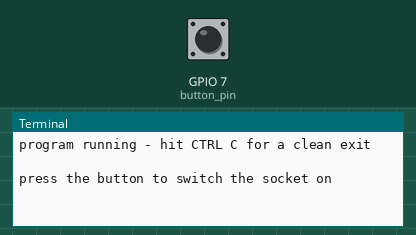
Bench run of a program on a simulated Raspberry Pi (BCM pin numbers). Shown: the last lines printed to the terminal. Inputs (shaded band) come from the test bench; at power-on: GPIO 7 (button_pin) HIGH.

Above: at 1.6 s.
1.7 s: GPIO 7 (button_pin) pulled LOW for 0.15 s
At 3.3 s:
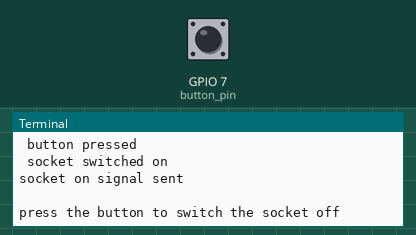
3.6 s: GPIO 7 (button_pin) pulled LOW for 1 s
At 3.87 s:
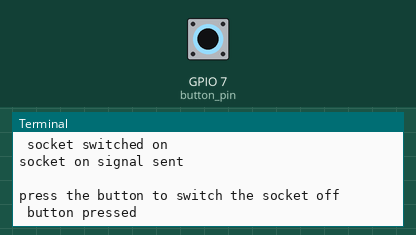

The program:

switch_socket02.py
```python
#!/usr/bin/python
# RPi PCB RF comms test routine
# file name: switch_socke02t.py   (identical code as used with the STX882 - but maintained separately so that they could diverge)
# simple 'raw' OOK code send with FS1000A tranmission board to an Energenie green button socket
#
# command to run: python3 ./RPi_maker_PCB5/RF_communication/C218D001C+FS1000A_comms/switch_socket02.py
## edit the command above to change pi to your userId and to adjust
## the file path depending upon where you have stored this file

#+-+-+-+-+-+-+-+-+-+-+-+-+-+-+-+-+-+-+-+-+-+-+-+-+-+-+-+-+-+-+-+-+-+-+-+-+-+-+-+-+-+-+-+
#  basic buzzer functions
#  only does something if the 'installed' parameter is 'yes'
#  and assumes the buzzer pin is already set as an OUTPUT
#+-+-+-+-+-+-+-+-+-+-+-+-+-+-+-+-+-+-+-+-+-+-+-+-+-+-+-+-+-+-+-+-+-+-+-+-+-+-+-+-+-+-+-+

def buzz(frequency, length):	 #function "buzz" is fed the pitch (frequency) and duration (length in seconds)
    # allow for a 'silent' duration
    if(frequency==0):
        time.sleep(length)
        return
    period = 1.0 / frequency 		     #in physics, the period (sec/cyc) is the inverse of the frequency (cyc/sec)
    delayValue = period / 2		         #calcuate the time for half of the wave
    numCycles = int(length * frequency)	 #the number of waves to produce is the duration times the frequency

    for i in range(numCycles):		   #start a loop from 0 to the variable "cycles" calculated above
        GPIO.output(buzzer_pin, True)  #set buzzer pin to high
        time.sleep(delayValue)		   #wait with buzzer pin high
        GPIO.output(buzzer_pin, False) #set buzzer pin to low
        time.sleep(delayValue)		   #wait with buzzer pin low

def beep(number, length):  # simple function for beep length and on/off for 'number' times at standard beep frequency 1200Hz
    for i in range(1, number+1):
        #print ("beep: " + str(i))
        buzz(1200, length)
        time.sleep(length)

#+-+-+-+-+-+-+-+-+-+-+-+-+-+-+-+-+-+-+-+-+-+-+-+-+-+-+-+-+-+-+-+-+-+-+-+-+-+-+-+-+-+-+-+
#
# this is a function to indicate when a button is pressed
#
#+-+-+-+-+-+-+-+-+-+-+-+-+-+-+-+-+-+-+-+-+-+-+-+-+-+-+-+-+-+-+-+-+-+-+-+-+-+-+-+-+-+-+-+

def btn_pressed(pin):
    # if button is pressed GPIO.input will report FALSE
    if not GPIO.input(pin):
        return 1

#+-+-+-+-+-+-+-+-+-+-+-+-+-+-+-+-+-+-+-+-+-+-+-+-+-+-+-+-+-+-+-+-+-+-+-+-+-+-+-+-+-+-+-+
#
# function to transmit a specific code using the 'raw' GPIO pins
#
#+-+-+-+-+-+-+-+-+-+-+-+-+-+-+-+-+-+-+-+-+-+-+-+-+-+-+-+-+-+-+-+-+-+-+-+-+-+-+-+-+-+-+-+

def transmit_raw_code(code):
    '''Transmit a chosen raw code string using the GPIO transmitter pin'''

    for t in range(NUM_ATTEMPTS):
        for i in code:
            if i == '0':
                GPIO.output(TRANSMIT_PIN, True)
                time.sleep(short_delay)
                GPIO.output(TRANSMIT_PIN, False)
                time.sleep(long_delay)
            elif i == '1':
                GPIO.output(TRANSMIT_PIN, True)
                time.sleep(long_delay)
                GPIO.output(TRANSMIT_PIN, False)
                time.sleep(short_delay)
            else:
                continue
        GPIO.output(TRANSMIT_PIN, False)
        time.sleep(extended_delay)


#+-+-+-+-+-+-+-+-+-+-+-+-+-+-+-+-+-+-+-+-+-+-+-+-+-+-+-+-+-+-+-+-+-+-+-+-+-+-+-+-+-+-+-+
#
# main code
#
#+-+-+-+-+-+-+-+-+-+-+-+-+-+-+-+-+-+-+-+-+-+-+-+-+-+-+-+-+-+-+-+-+-+-+-+-+-+-+-+-+-+-+-+


import time # Import the Time library
import RPi.GPIO as GPIO # Import the GPIO Library

# Set the GPIO modes
GPIO.setmode(GPIO.BCM)
GPIO.setwarnings(False)

RX_red_pin = 22   # this is the GPIO pin that the RED RGB LED is connected to on the Maker PCB PCB

RX_green_pin = 27 # this is the GPIO pin that the GREEN RGB LED is connected to on the Maker PCB PCB

RX_blue_pin = 17  # this is the GPIO pin that the BLUE RGB LED is connected to on the Maker PCB PCB

TX_red_pin = 16     # this is the GPIO pin that the RED LED is connected to on the Maker PCB PCB

TX_amber_pin = 20   # this is the GPIO pin that the AMBER LED is connected to on the Maker PCB PCB

TX_green_pin = 21  # this is the GPIO pin that the GREEN LED is connected to on the Maker PCB PCB

GPIO.setup(RX_red_pin, GPIO.OUT)    # this sets the RX RED GPIO pin to be an output 'type' i.e. it will
                                    # apply about 3.3V to the pin when it is set HIGH (True)
GPIO.setup(RX_green_pin, GPIO.OUT)  # this sets the RX GREEN GPIO pin to be an output 'type' i.e. it will
                                    # apply about 3.3V to the pin when it is set HIGH (True)
GPIO.setup(RX_blue_pin, GPIO.OUT)   # this sets the RX BLUE GPIO pin to be an output 'type' i.e. it will
                                    # apply about 3.3V to the pin when it is set HIGH (True)

GPIO.setup(TX_red_pin, GPIO.OUT)    # this sets the TX RED GPIO pin to be an output 'type' i.e. it will
                                    # apply about 3.3V to the pin when it is set HIGH (True)
GPIO.setup(TX_green_pin, GPIO.OUT)  # this sets the TX GREEN GPIO pin to be an output 'type' i.e. it will
                                    # apply about 3.3V to the pin when it is set HIGH (True)
GPIO.setup(TX_amber_pin, GPIO.OUT)  # this sets the TX AMBER GPIO pin to be an output 'type' i.e. it will
                                    # apply about 3.3V to the pin when it is set HIGH (True)

#  all colours initially set to 0 i.e. off
GPIO.output(RX_red_pin, False)
GPIO.output(RX_green_pin, False)
GPIO.output(RX_blue_pin, False)

GPIO.output(TX_red_pin, False)
GPIO.output(TX_amber_pin, False)
GPIO.output(TX_green_pin, False)

# set up the button on the RF transmission breadboard
button_pin = 7     # this is the GPIO pin that one side of the tactile button 1 is connected to
GPIO.setup(button_pin, GPIO.IN, pull_up_down=GPIO.PUD_UP)
# this is a special setting that 'pulls the pin up' when not pressed so
#  it can indicate when a pin changes from HIGH to LOW ie when the button is pressed


# set up the Energenie socket that is to be switched on/off
# a socket 'house code' and 'device code' must have been previously 'set' with the socket in its learning mode
# separate software is available to do this

# using hex 'abcde' as an example, i.e. binary 1010 1011 1100 1101 1110 - the first set of 20 digits are the 'house code'
# control code 0111 - the first 3 digits (011) is the device ref, then either 1 or 0 is on/off and then a trailing stop bit 0
skttest01_house_on  = '1010101111001101111001110'   # house code is abcde, device code is 011
skttest01_house_off = '1010101111001101111001100'   # house code is abcde, device code is 011


# set the 'raw' pin control parameters
short_delay = 0.00045    # period of time for short duration 'pulse'
long_delay = 0.00090     # period of time for long duration 'pulse'
extended_delay = 0.0096  # period of time for a 'gap' between a series of 'pulses' comprising a complete code

NUM_ATTEMPTS = 10     # number of times to repetitively send an individual code
TRANSMIT_PIN = 14     # signal pin from the transmission board (STX882) powered at 3V3
GPIO.setup(TRANSMIT_PIN, GPIO.OUT)

# initially make sure the socket is switched off
transmit_raw_code(skttest01_house_off)
socketstate = "off"
# set the maker PCB RGB LED to red to indicate the remote socket is off
GPIO.output(RX_red_pin, True)
GPIO.output(RX_green_pin, False)
GPIO.output(RX_blue_pin, False)

# set the maker PCB RED LED to ON to indicate the remote socket is off
GPIO.output(TX_red_pin, True)
GPIO.output(TX_amber_pin, False)
GPIO.output(TX_green_pin, False)

buzzer_pin = 12
GPIO.setup(buzzer_pin, GPIO.OUT)

print ("program running - hit CTRL C for a clean exit")

try:
    # We will just loop round switching the socket on and off whenever the tactile button is pressed
    while True:
        if socketstate == "off":
            print ("")
            print ("press the button to switch the socket on")
        elif socketstate == "on":
            print ("")
            print ("press the button to switch the socket off")
        else:
            print ("some error has occured - socket state unrecognised")

        # 0.1 second beep x3
        beep(3, 0.1)

        while not btn_pressed(button_pin):
            pass                         # if not pressed just loop endlessly

        # if here then tactile button 1 has been pressed
        print (" button pressed")
        # set the maker PCB RGB LED to blue and the AMBER LED ON to indicate it is sending
        GPIO.output(RX_red_pin, False)
        GPIO.output(RX_green_pin, False)
        GPIO.output(RX_blue_pin, True)
        GPIO.output(TX_red_pin, False)
        GPIO.output(TX_amber_pin, True)
        GPIO.output(TX_green_pin, False)

        if socketstate == "off":
            transmit_raw_code(skttest01_house_on)
            print (" socket switched on")
            socketstate = "on"
            # set the maker PCB RGB LED to green to indicate the remote socket is on
            GPIO.output(RX_red_pin, False)
            GPIO.output(RX_green_pin, True)
            GPIO.output(RX_blue_pin, False)
            # set the maker PCB GREEN LED to ON to indicate the remote socket is on
            GPIO.output(TX_red_pin, False)
            GPIO.output(TX_amber_pin, False)
            GPIO.output(TX_green_pin, True)
            print ("socket on signal sent")

        elif socketstate == "on":
            transmit_raw_code(skttest01_house_off)
            print (" socket switched off")
            socketstate = "off"
            # set the maker PCB RGB LED to red to indicate the remote socket is off
            GPIO.output(RX_red_pin, True)
            GPIO.output(RX_green_pin, False)
            GPIO.output(RX_blue_pin, False)
            # set the maker PCB RED LED to ON to indicate the remote socket is off
            GPIO.output(TX_red_pin, True)
            GPIO.output(TX_amber_pin, False)
            GPIO.output(TX_green_pin, False)
            print ("socket off signal sent")

        else:
            print ("some error has occured - socket state unrecognised")

# Clean up the GPIOs for next time
except KeyboardInterrupt:
    print ("keyboard interrupt: switching everything off")
    transmit_raw_code(skttest01_house_off)

    GPIO.output(RX_red_pin, False)
    GPIO.output(RX_green_pin, False)
    GPIO.output(RX_blue_pin, False)
    GPIO.output(TX_red_pin, False)
    GPIO.output(TX_amber_pin, False)
    GPIO.output(TX_green_pin, False)

    GPIO.cleanup()
```

Measured:
- after the input at 1.7 s, the terminal: prints a new line at once (image 1)
